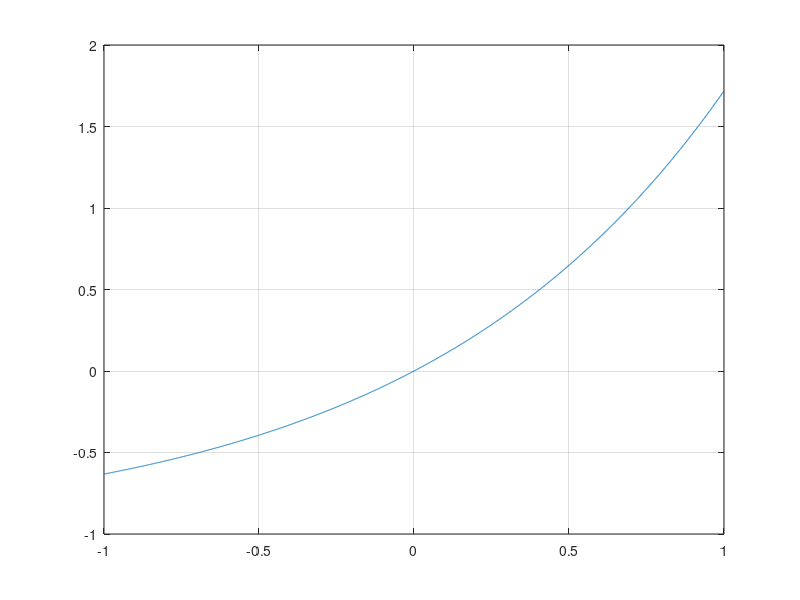
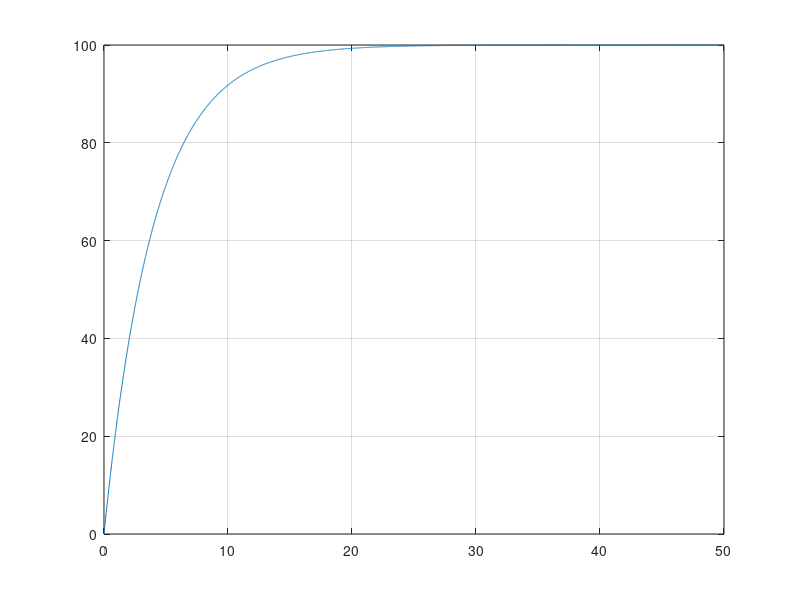
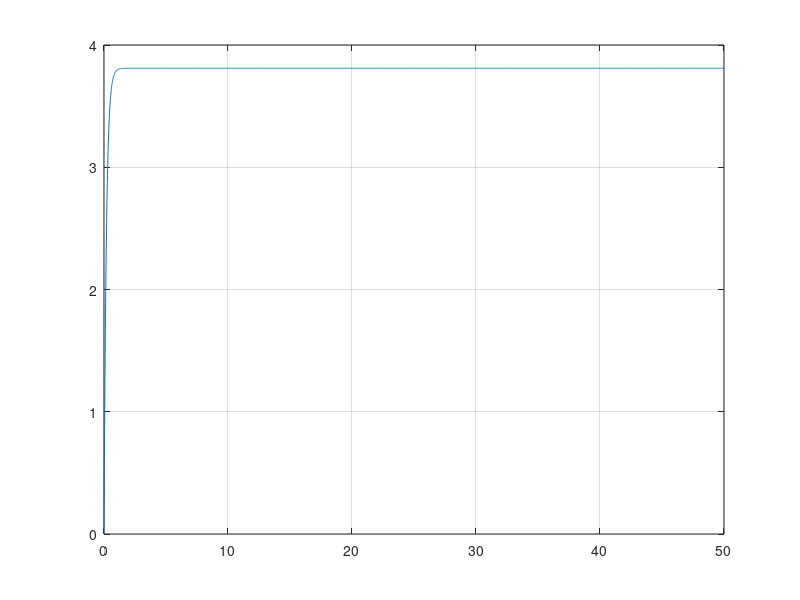

MATLAB code for these plots, in order:
clear all

% series elastic element
a = 1;
Lo = 1;

x = (-1:0.001:1);
P_series = a*(exp(x/Lo)-1); 

figure(1)
plot(x,P_series)
grid on
hold on

% isometric contraction
t = 0:0.01:50;
b = 0.25;
Po = 100;
P_iso = Po*(1-exp(-(b/Lo)*t));

figure(2)
plot(t,P_iso)
grid on 
hold on

% constant velocity
v = 5;
P_constvel = (b*Po-a*v)/(b+v)*abs(1-exp(-t*(b+v)/Lo));

figure(3)
plot(t,P_constvel)
grid on
hold on